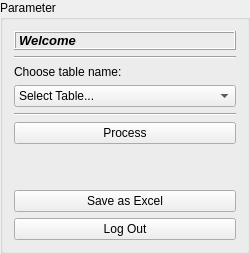
         <widget class="QGroupBox" name="groupBox">
          <property name="minimumSize">
           <size>
            <width>250</width>
            <height>0</height>
           </size>
          </property>
          <property name="maximumSize">
           <size>
            <width>200</width>
            <height>16777215</height>
           </size>
          </property>
          <property name="title">
           <string>Parameter</string>
          </property>
          <layout class="QVBoxLayout" name="verticalLayout">
           <item>
            <widget class="QLabel" name="lable_login_name">
             <property name="font">
              <font>
               <pointsize>10</pointsize>
               <weight>75</weight>
               <italic>true</italic>
               <bold>true</bold>
               <strikeout>false</strikeout>
               <kerning>true</kerning>
              </font>
             </property>
             <property name="frameShape">
              <enum>QFrame::Box</enum>
             </property>
             <property name="frameShadow">
              <enum>QFrame::Raised</enum>
             </property>
             <property name="text">
              <string>Welcome</string>
             </property>
            </widget>
           </item>
           <item>
            <widget class="Line" name="line_3">
             <property name="orientation">
              <enum>Qt::Horizontal</enum>
             </property>
            </widget>
           </item>
           <item>
            <widget class="QLabel" name="label">
             <property name="text">
              <string>Choose table name:</string>
             </property>
            </widget>
           </item>
           <item>
            <widget class="QComboBox" name="cm_database">
             <item>
              <property name="text">
               <string>Select Table...</string>
              </property>
             </item>
             <item>
              <property name="text">
               <string>Agency</string>
              </property>
             </item>
             <item>
              <property name="text">
               <string>Customer</string>
              </property>
             </item>
             <item>
              <property name="text">
               <string>Account</string>
              </property>
             </item>
             <item>
              <property name="text">
               <string>Loan</string>
              </property>
             </item>
             <item>
              <property name="text">
               <string>User</string>
              </property>
             </item>
            </widget>
           </item>
           <item>
            <widget class="Line" name="line">
             <property name="orientation">
              <enum>Qt::Horizontal</enum>
             </property>
            </widget>
           </item>
           <item>
            <widget class="QPushButton" name="btn_process">
             <property name="text">
              <string>Process</string>
             </property>
            </widget>
           </item>
           <item>
            <spacer name="verticalSpacer">
             <property name="orientation">
              <enum>Qt::Vertical</enum>
             </property>
             <property name="sizeHint" stdset="0">
              <size>
               <width>20</width>
               <height>40</height>
              </size>
             </property>
            </spacer>
           </item>
           <item>
            <widget class="QPushButton" name="btn_save_excel">
             <property name="text">
              <string>Save as Excel</string>
             </property>
            </widget>
           </item>
           <item>
            <widget class="QPushButton" name="btn_logout">
             <property name="text">
              <string>Log Out</string>
             </property>
            </widget>
           </item>
          </layout>
         </widget>
